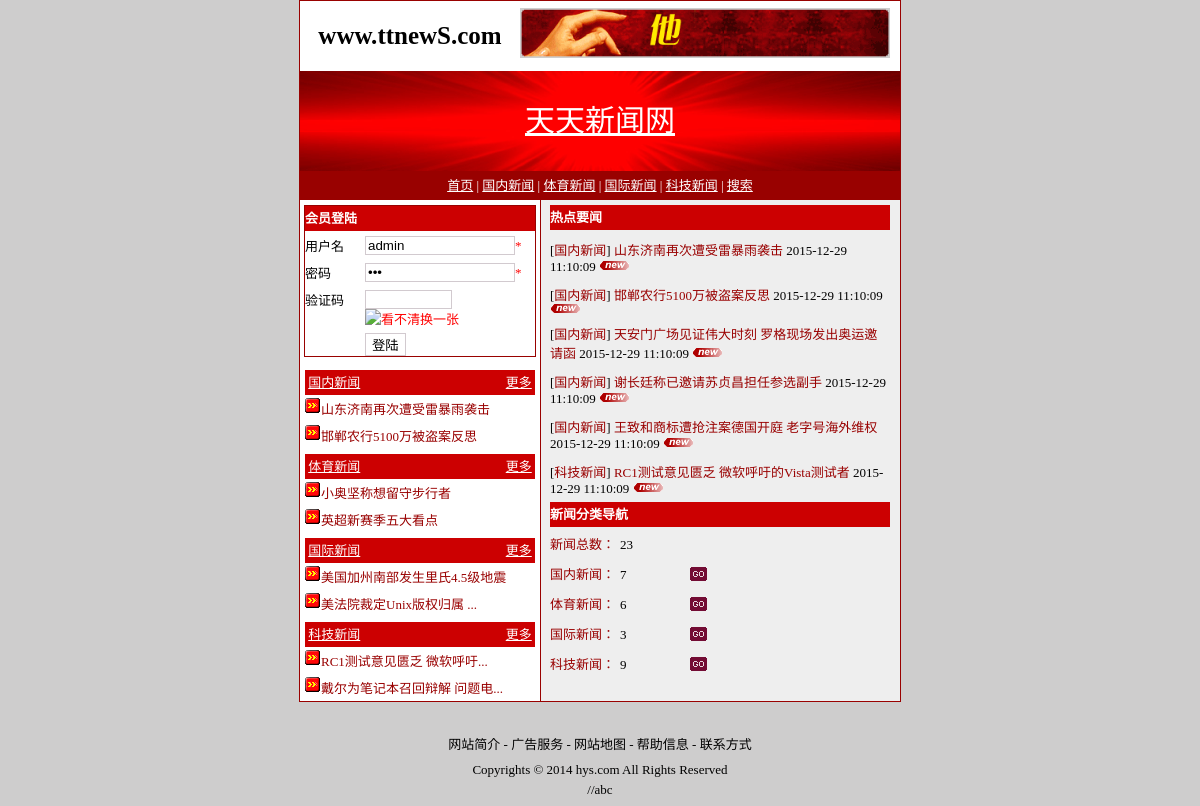
The page / on the database its author committed.
### tables this page shows
create table newsTypes
(
	typeId			int				auto_increment			primary key,
	typeName		varchar(40)		not null,
	articleNums		int				default 0
);

create table newsArticles
(
	articleId		int				auto_increment			primary key,
	content			text			not null,
	title			varchar(500)	not null,
	typeId			int				not null,
	foreign key (typeId) references newsTypes(typeId),
	userName		varchar(100)	not null,
	writer			varchar(100)		null,
	source			varchar(400)		null,
	hints			int				default 0,
	dateandtime		timestamp		default current_timestamp,
	checkup			int				default 0,
	imagepath		varchar(100)		null
);

### conn/DbConn.php (called while the page is built, shortened)
<?php
	class DbConn
	{
		public static function getInstance()
		{
			static $obj = NULL;
			if($obj == NULL)
			{
				$obj = new DbConn();
			}
			return $obj;
		}
		public function queryOne($sql)
		{
			$this->rs = mysql_query($sql);
			$result = NULL;
			if($row = mysql_fetch_array($this->rs))
			{
				$result = $row;
			}
			return $result;
		}
		public function queryAll($sql)
		{
			$this->rs = mysql_query($sql);
			$result = array();
			while($row = mysql_fetch_array($this->rs))
			{
				$result[] = $row;
			}
			return $result;
		}
	}
?>

### dbio/NewsTypes.php (called while the page is built, shortened)
<?php
	if(file_exists("conn/DbConn.php"))
	{
		include_once 'conn/DbConn.php';
	}
	else
	{
		include_once '../conn/DbConn.php';
	}
	class NewsTypes
	{
		public static function getNewsTypes()
		{
			$sql = "select * from newsTypes";
			$conn = DbConn::getInstance();
			$result = $conn->queryAll($sql);
			return $result;
		}
	}
?>

### dbio/NewsArticles.php (called while the page is built, shortened)
<?php
	if(file_exists("conn/DbConn.php"))
	{
		include_once 'conn/DbConn.php';
	}
	else
	{
		include_once '../conn/DbConn.php';
	}
	class NewsArticles
	{
		public static function getNewsCount()
		{
			$sql = "select count(*) as newscount from newsArticles";
			$conn = DbConn::getInstance();
			$result = $conn->queryOne($sql);
			return $result["newscount"];
		}
		public static function getHotNews()
		{
			$sql = "select * from newsArticles a inner join newsTypes b on a.typeId=b.typeId order by hints desc limit 0,6";
			$conn = DbConn::getInstance();
			$result = $conn->queryAll($sql);
			return $result;
		}
		public static function getNewsTow($typeId)
		{
			$sql = "select * from newsArticles where typeId={$typeId} order by dateandtime desc limit 0,2";
			$conn = DbConn::getInstance();
			$result = $conn->queryAll($sql);
			return $result;
		}
	}
?>

### index.php (the view, shortened to what this page needs)
<?php
	include_once 'dbio/NewsTypes.php';
	include_once 'dbio/NewsArticles.php';
	$newsTypes = NewsTypes::getNewsTypes();
	$hotNews = NewsArticles::getHotNews();
	$newsCount = NewsArticles::getNewsCount();
?>
<html>
  <head>
    <link href="css/news.css" type="text/css" rel="stylesheet" />
  </head>
  <body>
    <?php include_once 'header.php';?>
	<div class="mainDiv clear">
	  <div class="leftDiv">
	    <form name="frm" method="post" action="index.php" onsubmit="return checkLogin()">
	    <div class="loginDiv">
	      <div class="loginDiv1">会员登陆</div>
	      <div class="loginDiv2 clear">
	        <div class="loginDiv20">用户名</div>
	        <div class="loginDiv21"><input type="text" name="userName" value="admin" class="txt1">*</div>
	      </div>
	      <div class="loginDiv2 clear">
	        <div class="loginDiv20">密码</div>
	        <div class="loginDiv21"><input type="password" name="password" value="123" class="txt1">*</div>
	      </div>
	      <div class="loginDiv2 clear">
	        <div class="loginDiv20">验证码</div>
	        <div class="loginDiv21"><input type="text" name="checkCode" size="8" maxlength="4"><img id="myImg" onclick="changeImg()"  alt="看不清换一张" title="看不清换一张" src="image.php" align="absmiddle"></div>
	      </div>
	      <div class="loginDiv2 clear">
	        <div class="loginDiv20">&nbsp;</div>
	        <div class="loginDiv21"><input type="submit" value="登陆"></div>
	      </div>
	    </div>
	    </form>
<?php
	foreach ($newsTypes as $v)
	{
		$newsInfo = NewsArticles::getNewsTow($v["typeId"]);
?>
	    <div class="twoNews">
	      <div class="twoNews1">&nbsp;<a href="newstype.php?typeId=<?php echo $v["typeId"]?>" class="a"><?php echo $v["typeName"]?></a></div>
	      <div class="twoNews2"><a href="newstype.php?typeId=<?php echo $v["typeId"]?>" class="a">更多</a>&nbsp;</div>
	    </div>
<?php
		foreach ($newsInfo as $vv)
		{
			$title = $vv["title"];
			$len = mb_strlen($title,"utf-8");
			if($len > 16)
			{
				$title = mb_substr($title,0,14,"utf-8")."...";
			}
?>
	    <div class="twoNews3"><img src="images/makealltop.gif"><a href="news.php?articleId=<?php echo $vv["articleId"]?>"><?php echo $title?></a></div>
<?php
		}
	}
?>
	  </div>
	  <div class="rightDiv">
	    <div class="hotNews">热点要闻</div>
<?php
	foreach($hotNews as $v)
	{
?>
	    <div class="hotNews1">
	      [<a href="newstype.php?typeId=<?php echo $v["typeId"]?>"><?php echo $v["typeName"]?></a>] <a href="news.php?articleId=<?php echo $v["articleId"]?>"><?php echo $v["title"]?></a> <?php echo $v["dateandtime"]?> <img src="images/new1.gif">
	    </div>
<?php
	}
?>
	    <div class="hotNews">新闻分类导航</div>
	    <div class="newsDh">
	      <div class="newsDh1"><span class="newsCount">新闻总数：</span></div>
	      <div class="newsDh2"><?php echo $newsCount?></div>
	      <div class="newsDh3">&nbsp;</div>
	    </div>
<?php
	foreach ($newsTypes as $v)
	{
?>
	    <div class="newsDh">
	      <div class="newsDh1"><a href="newstype.php?typeId=<?php echo $v["typeId"]?>"><?php echo $v["typeName"]?>：</a></div>
	      <div class="newsDh2"><?php echo $v["articleNums"]?></div>
	      <div class="newsDh3"><a href="newstype.php?typeId=<?php echo $v["typeId"]?>"><img src="images/sch.gif" border="0" class="goImg"></a></div>
	    </div>
<?php
	}
?>
	  </div>
	</div>
    <?php include_once 'footer.php';?>
  </body>
</html>

### header.php
    <div class="headDiv">
      <div class="headDiv1">
        <div class="headDiv10">www.<b>ttnewS</b>.com</div>
        <div class="headDiv11"><img src="images/banner17.gif" width="370" height="50"></div>
      </div>
      <div class="headDiv2">天天新闻网</div>
    </div>
<div class="menuDiv">
  <a href="index.php" class="a">首页</a> |
<?php
	foreach ($newsTypes as $v)
	{
?>
  <a href="newstype.php?typeId=<?php echo $v["typeId"]?>" class="a"><?php echo $v["typeName"]?></a> |
<?php
	}
?>
  <a href="search.php" class="a">搜索</a>
</div>

### footer.php
<div class="footDiv">
  网站简介 - 广告服务 - 网站地图 - 帮助信息 - 联系方式<br>
  Copyrights &copy; 2014 hys.com All Rights Reserved
</div>
//abc

### css/news.css (style rules this page uses)
body { font-size:13px; text-align:center; margin-top:0px; background-color:#CECDCD; }
.newsCount { color:#990100; }
.goImg { margin-top:5px; }
.newsDh1 { width:70px; height:25px; line-height:25px; vertical-align:middle; float:left; text-align:left; }
.newsDh2 { width:70px; height:25px; line-height:25px; vertical-align:middle; float:left; text-align:left; }
.newsDh3 { width:70px; height:25px; line-height:25px; vertical-align:middle; float:left; text-align:left; }
.newsDh { width:340px; margin:5px auto 0px auto; text-align:left; height:25px; }
.hotNews1 { width:340px; text-align:left; margin:10px auto 0px auto; font-size:13px; }
.hotNews { width:340px; background-color:#CC0001; text-align:left; color:white; font-size:13px; height:25px; line-height:25px; vertical-align:middle; margin:5px auto 0px auto; font-weight:bold; }
.twoNews3 { width:230px; margin:2px auto 0px auto; height:25px; line-height:25px; veritcal-align:middle; text-align:left; }
a { color:#990100; font-size:13px; text-decoration:none; }
.twoNews1 { height:25px; text-align:left; float:left; width:100px; line-height:25px; veritcal-align:middle; }
.twoNews2 { height:25px; text-align:right; float:left; width:130px; line-height:25px; veritcal-align:middle; }
.twoNews { width:230px; margin:5px auto 0px auto; background-color:#CC0001; height:25px; }
.txt1 { width:150px; }
input { border:1px solid #D2CACF; background-color:white; }
.loginDiv20 { width:60px; float:left; height:22px; line-height:22px; vertical-align:middle; text-align:left; }
.loginDiv21 { width:170px; float:left; text-align:left; color:red; }
.loginDiv2 { width:230px; margin-top:5px; }
.loginDiv1 { width:230px; height:25px; color:white; text-align:left; line-height:25px; vertical-align:middle; background-color:#CC0001; font-size:13px; font-weight:bold; }
.loginDiv { width:230px; border:1px solid #990100; margin:5px auto 0px auto; }
.rightDiv { float:left; background-color:#EEEEEE; width:358px; }
.leftDiv { float:left; background-color:white; width:240px; border-right:1px solid #990100; }
.clear:after { content:"."; visibility:hidden; display:block; height:0px; clear:both; }
.mainDiv { width:600px; border:1px solid #990100; margin:0px auto 0px auto; background-color:#EEEEEE; }
.footDiv { width:600px; height:50px; line-height:25px; vertical-align:middle; margin:30px auto 0px auto; }
.a { color:white; font-size:13px; text-decoration:underline; }
.menuDiv { width:600px; background-color:#990100; border:1px solid #990100; font-size:13px; margin:0px auto 0px auto; height:25px; line-height:25px; vertical-align:middle; color:white; }
.headDiv2 { background-image:url("../images/image1.gif"); height:100px; width:600px; margin:0px auto 0px auto; line-height:100px; vertical-align:middle; color:white; text-align:center; text-decoration:underline; font-size:30px; }
.headDiv11 { float:left; margin-top:7px; }
.headDiv10 { float:left; height:70px; line-height:70px; vertical-align:middle; width:220px; font-size:25px; font-family:Times New Roman; font-weight:bold; }
.headDiv1 { background-color:white; width:600px; height:70px; }
.headDiv { width:600px; border:1px solid #990100; margin:0px auto 0px auto; }

### rows shown on the page
newstypes: typeName "国内新闻", articleNums "7"
newstypes: typeName "体育新闻", articleNums "6"
newstypes: typeName "国际新闻", articleNums "3"
newstypes: typeName "科技新闻", articleNums "9"
newsarticles: title "山东济南再次遭受雷暴雨袭击", typeId.typeName "国内新闻", dateandtime "2015-12-29 11:10:09"
newsarticles: title "邯郸农行5100万被盗案反思", typeId.typeName "国内新闻", dateandtime "2015-12-29 11:10:09"
newsarticles: title "小奥坚称想留守步行者"
newsarticles: title "英超新赛季五大看点"
newsarticles: title "美国加州南部发生里氏4.5级地震"
newsarticles: title "美法院裁定Unix版权归属 ..."
newsarticles: title "RC1测试意见匮乏 微软呼吁...", typeId.typeName "科技新闻", title "RC1测试意见匮乏 微软呼吁的Vista测试者", dateandtime "2015-12-29 11:10:09"
newsarticles: title "戴尔为笔记本召回辩解 问题电..."
newsarticles: typeId.typeName "国内新闻", title "天安门广场见证伟大时刻 罗格现场发出奥运邀请函", dateandtime "2015-12-29 11:10:09"
newsarticles: typeId.typeName "国内新闻", title "谢长廷称已邀请苏贞昌担任参选副手", dateandtime "2015-12-29 11:10:09"
newsarticles: typeId.typeName "国内新闻", title "王致和商标遭抢注案德国开庭 老字号海外维权", dateandtime "2015-12-29 11:10:09"

### other values the page prints
$newsCount "23"
